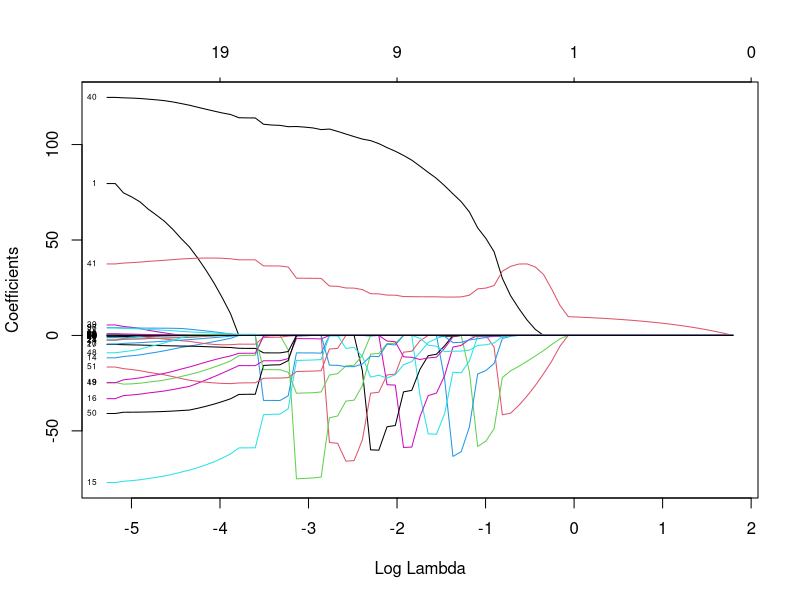
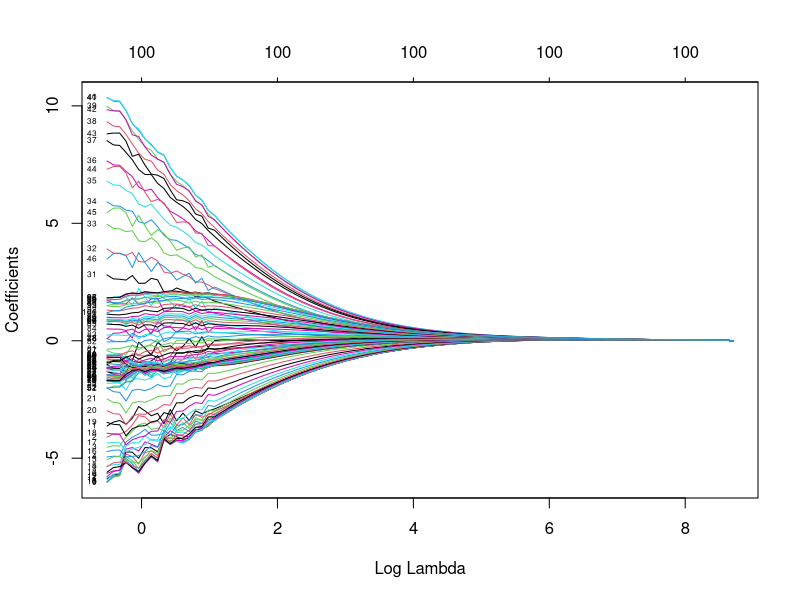
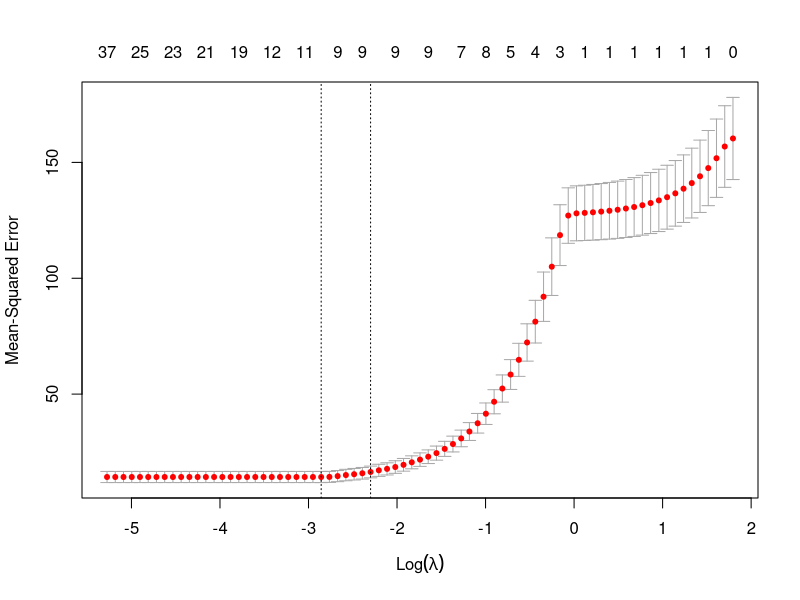
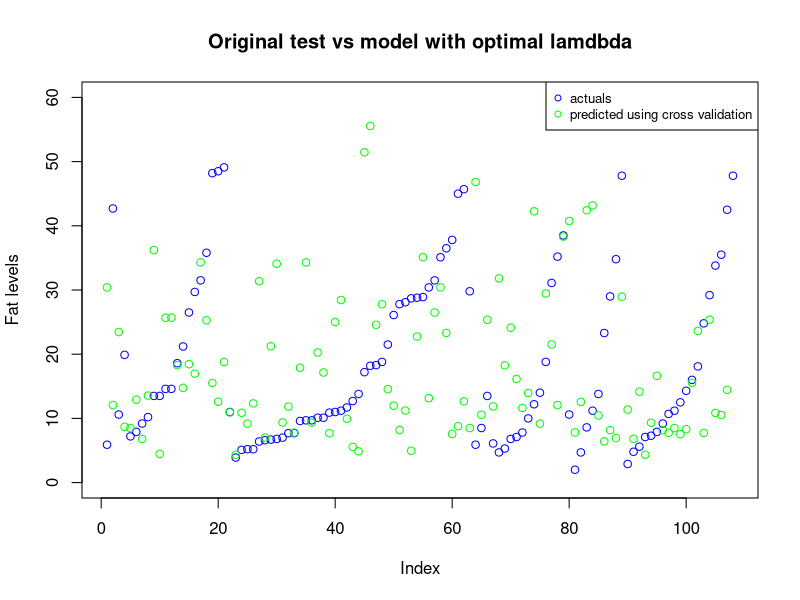

Generate these figures, in order, with R:
# Assignment 1 of Lab 2 of course TDDE01,
# Machine Learning at Linkoping University, Sweden

########### Libraries #############
library(dplyr)
library(ggplot2)
library(glmnet)
library(caret)


########## Read and divide data ########
data <- read.csv("data/tecator.csv")

# Divide into test and train data
n <- dim(data)[1]
set.seed(12345)
id <- sample(1:n, floor(n * 0.5))
train <- data[id, ]
test <- data[-id, ]


############### Task 1 #################
# model "fat" as a linear regression with channels as features. Report
# underlying probabilistic model, fit the linear regression to the training
# data and estimate the training and test errors. Comment on the quality of
# fit and prediciton and therefore on the quality of the model.

# fitting model to training data
df_train <- train %>% select(Fat, Channel1:Channel100)
df_test <- test %>% select(Fat, Channel1:Channel100)

model <- lm(Fat ~ ., data = df_train)
summary(model) # summary of underlying probabilistic model

# Predicitons made on both train and test data.
pred_train <- predict(model, type = "response")
pred_test <- predict(model, df_test, type = "response")

mse_train <- mean((df_train$Fat - pred_train)^2) # 0.00570911
mse_test <- mean((df_test$Fat - pred_test)^2) # 722.4294


############### Task 3 #################
# Fit the LASSO regression model to the training data. Present a plot
# illustrating how the regression coefficients depend on the log of the
# penalty factor and intepret this plot. What value of the penalty factor
# can be chosen if we want to select a model with only three features?

x <- as.matrix(train %>% select(-Sample, -Fat, -Protein, -Moisture))
y <- as.matrix(train %>% select(Fat))

lasso <- glmnet(x, y, alpha = 1, family = "gaussian")
plot(lasso, xvar = "lambda", label = TRUE)


############### Task 4 #################
# Repeat step 3 bit fit ridge regression instead of LASSO regression. Compare
# plot from steps 3 and 4.

ridge <- glmnet(x, y, alpha = 0, family = "gaussian")
plot(ridge, xvar = "lambda", label = TRUE)


############### Task 5 #################
# Use cross validation with default number of folds to compute the optimal LASSO
# model. Present a plot showing the dependence of the CV score on log lambda and
# comment on how the CV score changes with log lambda. Report the optimal lambda
# and how many variables were chosen in this model. Does the information
# displayed in the plot suggest that the optimal lambda value results in a
# statistically significantly better prediction than log lambda = -4? Finally,
# create a scatter plot of the original test versus predicted test values for
# the model corresponding to the optimal lambda and comment on whether the model
# predictions are good.

# Using cross validation 
cv <- cv.glmnet(x, y, alpha = 1, family = "gaussian")
plot(cv)
lambda_opt <- cv$lambda.min # 0.05744535
coef(cv, s = "lambda.min")
summary(cv)
cv_pred <- predict(cv, newx = x, s = lambda_opt)

plot(test$Fat, col = "blue", ylim = c(0, 60), ylab = "Fat levels",
     main = "Original test vs model with optimal lamdbda")
points(cv_pred, col = "green")
legend("topright", c("actuals", "predicted using cross validation"),
       col = c("blue", "green"), pch = 1, cex = 0.8)
